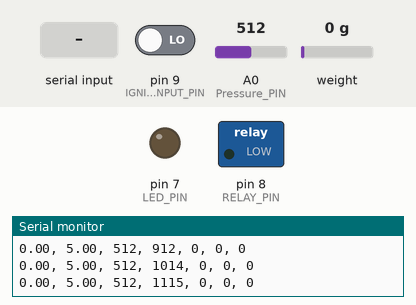
Simulated run of this sketch. Board: Arduino Uno, built with avr-gcc and run on an emulated ATmega328P. Shown: switched loads named in the sketch (green lamp = pin HIGH), output pins drawn as LEDs (lit = HIGH), the last lines printed to the serial monitor. The inputs (shaded band) are chosen by the test bench; at power-on: pin 9 (IGNITION_INPUT_PIN) LOW, A0 (Pressure_PIN) = 512, weight on the scale 0 g.

Above: at 2.2 s.
2.3 s: pin 9 (IGNITION_INPUT_PIN) driven HIGH
At 3.5 s:
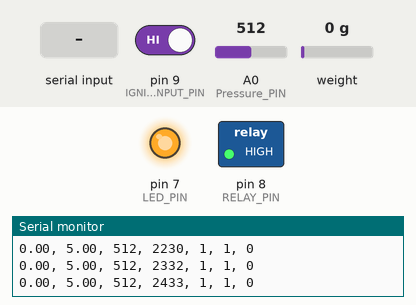
3.8 s: "IFP\n" received over Serial
At 4.5 s:
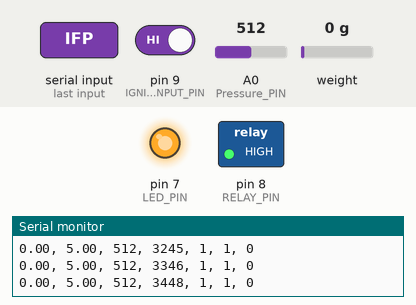
8.4 s: pin 9 (IGNITION_INPUT_PIN) driven LOW
At 9.0 s:
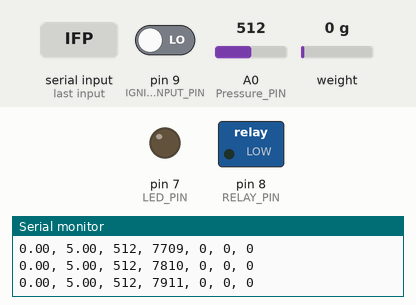
9.9 s: "ignition\n" received over Serial
At 11.0 s:
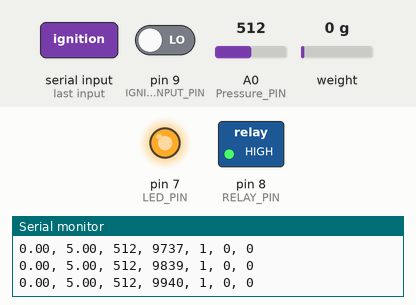
Timing chart, 0 to 21.4 s (numbered marks = the images above; inputs shaded):
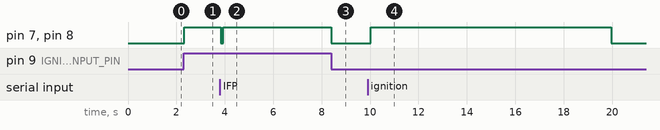

The sketch:

TMS_FLASH_arduino_v1.ino
```cpp
#include "HX711.h"

#define Pressure_PIN A0 // 압력센서 핀
#define CLK   2 // 로드셀 핀1
#define DOUT  3 // 로드셀 핀2
#define LED_PIN 7 // LED 핀
#define RELAY_PIN 8 // 릴레이 핀
#define IGNITION_INPUT_PIN 9 // 외부 점화 입력 핀
#define ignition_time   10 // 점화시간 입력

float thrust_cal_factor = 6510;
HX711 hx711;

bool ignition = false;
unsigned long ignitionStart = 0;
unsigned long loopStartTime;

int IFP_mode = 0;

void setup() {
  Serial.begin(19200);
  pinMode(RELAY_PIN, OUTPUT);
  pinMode(LED_PIN, OUTPUT);
  pinMode(IGNITION_INPUT_PIN, INPUT); // 외부 점화 신호 입력핀

  hx711.begin(DOUT, CLK);
  hx711.set_gain(128);
  hx711.set_scale(thrust_cal_factor);
  hx711.tare();

  loopStartTime = millis();
}

void loop() {
  // 센서값 측정
  hx711.set_scale(thrust_cal_factor);
  float thrust = hx711.get_units(1);

  int psensorValue = analogRead(Pressure_PIN);
  float pressure = psensorValue * (10.0 / 1023.0);

  unsigned long loopTime = millis() - loopStartTime;

  int ignition_signal = digitalRead(RELAY_PIN) == HIGH ? 1 : 0;
  int ignition_input_signal = digitalRead(IGNITION_INPUT_PIN) == HIGH ? 1 : 0;

  // IFP 모드가 켜져 있고 외부 점화 신호가 들어오면 릴레이 강제 ON
  if (IFP_mode == 0 && ignition_input_signal == 1) {
    digitalWrite(RELAY_PIN, HIGH);
    digitalWrite(LED_PIN, HIGH);
  }
  // 그 외엔 ignition 수동 점화 처리
  else if (ignition) {
    if (millis() - ignitionStart <= ignition_time * 1000) {
      digitalWrite(RELAY_PIN, HIGH);
      digitalWrite(LED_PIN, HIGH);
    } else {
      digitalWrite(RELAY_PIN, LOW);
      digitalWrite(LED_PIN, LOW);
      ignition = false;
    }
  }
  // ignition도 없고 IFP도 아닌 경우 → 릴레이 OFF
  else {
    digitalWrite(RELAY_PIN, LOW);
    digitalWrite(LED_PIN, LOW);
  }

  // 시리얼 출력
  Serial.println(String(thrust) + ", " + String(pressure) + ", " + String(psensorValue) + ", " +
                 String(loopTime) + ", " + String(ignition_signal) + ", " +
                 String(ignition_input_signal) + ", " + String(IFP_mode));

  // 명령 수신
  if (Serial.available()) {
    String cmd = Serial.readStringUntil('\n');
    cmd.trim();

    if (cmd == "ignition") {
      ignitionStart = millis();
      ignition = true;
    } else if (cmd == "t") {
      hx711.tare();
    } else if (cmd == "+") {
      thrust_cal_factor += 10;
    } else if (cmd == "-") {
      thrust_cal_factor -= 10;
    } else if (cmd == "IFP") {
      digitalWrite(RELAY_PIN, LOW);
      digitalWrite(LED_PIN, LOW);
      ignition = false;
      Serial.println("IFP: 릴레이 강제 차단됨.");
    } else if (cmd == "IFP_ON") {
      IFP_mode = 1;
      Serial.println("IFP 모드 활성화됨.");
    } else if (cmd == "IFP_OFF") {
      IFP_mode = 0;
      Serial.println("IFP 모드 비활성화됨.");
    } else {
      Serial.println("알 수 없는 명령어입니다.");
    }
  }
}
```

Measured:
- after the input at 2.3 s, pin 7 (LED_PIN), pin 8 (RELAY_PIN): LOW → HIGH at once
- after the input at 3.8 s, pin 7 (LED_PIN), pin 8 (RELAY_PIN): HIGH → LOW at once, → HIGH 0.10 s later
- after the input at 8.4 s, pin 7 (LED_PIN), pin 8 (RELAY_PIN): HIGH → LOW at once
- after the input at 9.9 s, pin 7 (LED_PIN), pin 8 (RELAY_PIN): LOW → HIGH after 0.13 s, → LOW 9.9 s later
